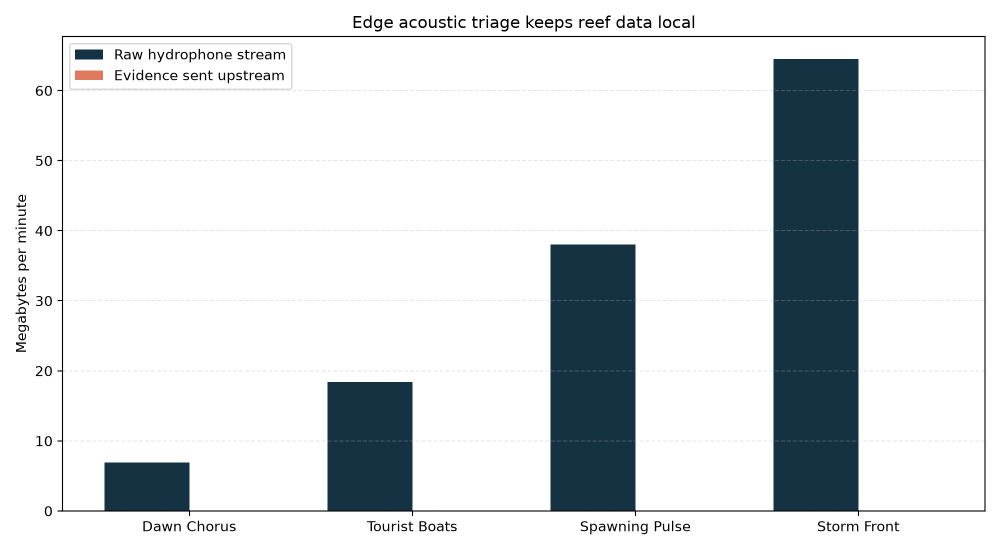
#> input picture edge_bioreef_guardian/output/bandwidth_reduction.png, 2000 x 1100 px (shown at 1/2 size); its folder holds 3 pictures in this run
$ python generate_report.py
#> lines starting #> are read from the running program, lines starting #| are printed output that depends on the picture
#!/usr/bin/env python3
"""Create the Experiment 11 submission report for Edge BioReef Guardian."""
from __future__ import annotations

import json
import textwrap
from pathlib import Path

import matplotlib

matplotlib.use("Agg")
import matplotlib.image as mpimg
import matplotlib.pyplot as plt
from matplotlib.backends.backend_pdf import PdfPages


ROOT = Path(__file__).resolve().parent
OUTPUT = ROOT / "output"
REPORT = ROOT.parent / "5023146_SamuelR.pdf"
NAVY = "black"
CORAL = "black"
GOLD = "black"
INK = "black"
MUTED = "black"


def load_results() -> list[dict]:
    return json.loads((OUTPUT / "reef_guardian_summary.json").read_text(encoding="utf-8"))
#> (reads edge_bioreef_guardian/output/reef_guardian_summary.json from the repository)


def new_page(title: str, subtitle: str | None = None):
    fig = plt.figure(figsize=(8.27, 11.69), facecolor="white")
    fig.text(0.10, 0.95, title, fontsize=16, weight="bold", color="black")
    return fig


def page(title: str, page_number: int):
    fig = plt.figure(figsize=(8.27, 11.69), facecolor="white")
    fig.text(0.10, 0.95, title, fontsize=16, weight="bold", color="black")
    footer(fig, page_number)
    return fig


def footer(fig, page: int):
    fig.text(0.10, 0.035, "Experiment 11 | 5023146 Samuel R | Page {}".format(page), fontsize=8, color="black")
    fig.text(0.92, 0.035, str(page), fontsize=7, color=MUTED, ha="right")


def paragraph(fig, x: float, y: float, text: str, width: int = 88, size: float = 10):
    lines = textwrap.wrap(text, width=width)
    fig.text(x, y, "\n".join(lines), va="top", fontsize=size, color="black", linespacing=1.35)
    return y - 0.021 * len(lines) - 0.014


def bullet_list(fig, x: float, y: float, items: list[str], width: int = 82):
#> called with x = 0.08, y = 0.671, width = 82
    for item in items:
        lines = textwrap.wrap(item, width=width - 4)
        fig.text(x, y, "-", fontsize=10, color="black", va="top")
        fig.text(x + 0.018, y, "\n".join(lines), fontsize=9.5, color=INK,
                 va="top", linespacing=1.35)
        y -= 0.027 * len(lines) + 0.012
    return y


def section(fig, x: float, y: float, heading: str, body: str):
    fig.text(x, y, heading, fontsize=12, weight="bold", color=CORAL, va="top")
    return paragraph(fig, x, y - 0.027, body, width=86, size=9.5)


def cover(pdf: PdfPages, results: list[dict]):
    fig = plt.figure(figsize=(8.27, 11.69), facecolor="white")
    fig.text(0.5, 0.78, "EXPERIMENT 11", ha="center", fontsize=16, color="black")
    fig.text(0.5, 0.70, "EDGE BIOREEF GUARDIAN", ha="center", fontsize=24, weight="bold", color="black")
    fig.text(0.5, 0.64, "Latency-Aware Acoustic Monitoring at the Edge", ha="center", fontsize=13, color="black")
    fig.text(0.5, 0.49, "Project Report", ha="center", fontsize=15, color="black")
    fig.add_artist(plt.Rectangle((0.08, 0.49), 0.84, 0.004, transform=fig.transFigure, color="black"))
    fig.text(0.08, 0.42, "Submitted by", color="black", fontsize=9)
    fig.text(0.08, 0.385, "5023146 / Samuel R", color="black", fontsize=18, weight="bold")
    fig.text(0.08, 0.29, "A Python simulation of submerged hydrophones,\nedge gateways, evidence reporting, and cloud analysis.",
             color="black", fontsize=11, linespacing=1.5)
    total_raw = sum(r["raw_uplink_mb_per_min"] for r in results)
    total_reported = sum(r["reported_uplink_mb_per_min"] for r in results)
    fig.text(0.08, 0.12, f"{len(results)} operating scenarios   |   {total_raw:.2f} MB/min raw stream\n"
                          f"{total_reported:.4f} MB/min reported evidence   |   50–55 ms local alerting",
             color="black", fontsize=10, linespacing=1.6)
    pdf.savefig(fig, bbox_inches="tight")
    plt.close(fig)


def overview(pdf: PdfPages):
    fig = page("1. Introduction", 2)
    y = 0.82
    y = section(fig, 0.08, y, "Aim", "To implement and evaluate an edge-first acoustic monitoring system that classifies hydrophone frames locally, fuses corroborating detections at nearby gateways, raises rapid reef alerts, and forwards only compact evidence to the cloud.")
    y -= 0.015
    fig.text(0.08, y, "Objectives", fontsize=12, weight="bold", color=CORAL, va="top")
    y -= 0.03
    y = bullet_list(fig, 0.08, y, [
        "Simulate four reef soundscape conditions: Dawn Chorus, Tourist Boats, Spawning Pulse, and Storm Front.",
        "Model hydrophone frame rates, gateway capacity, environmental noise, event rates, and cloud round-trip delay.",
        "Classify every frame at the edge and fuse candidate clips into confirmed alerts with recall and precision metrics.",
        "Compare local alert latency with a cloud-only path and measure the reduction in upstream bandwidth.",
        "Quantify gateway utilization and radio energy used to report evidence instead of raw audio.",
        "Visualize traffic reduction, alert response, fusion quality, local load, and reporting energy.",
    ])
    fig.text(0.08, y - 0.01, "Requirements", fontsize=12, weight="bold", color=CORAL, va="top")
    y -= 0.045
    req = [["Hardware", "Computer or laptop; minimum 4 GB RAM; no additional edge hardware required."],
           ["Software", "Python 3.x; VS Code, Notepad, or another Python editor; terminal or command prompt."],
           ["Libraries", "matplotlib >= 3.8 and numpy >= 1.26. Python built-ins: json and pathlib."],
           ["Execution", "python3 run_simulation.py from the edge_bioreef_guardian directory."]]
    table = fig.add_axes([0.08, y - 0.18, 0.84, 0.18])
    table.axis("off")
    cells = table.table(cellText=req, colLabels=["Category", "Specification"], loc="center",
                        cellLoc="left", colWidths=[0.18, 0.82])
    cells.auto_set_font_size(False)
    cells.set_fontsize(8.5)
    cells.scale(1, 1.65)
    for (row, col), cell in cells.get_celld().items():
        cell.set_edgecolor("#d6dfe2")
        cell.set_facecolor(NAVY if row == 0 else "#f5f8f8")
        cell.get_text().set_color("white" if row == 0 else INK)
        if row == 0:
            cell.get_text().set_weight("bold")
    footer(fig, 2)
    pdf.savefig(fig, bbox_inches="tight")
    plt.close(fig)


def theory_method(pdf: PdfPages):
    fig = new_page("Theory and implementation", "Why local acoustic triage is useful")
    y = 0.82
    y = section(fig, 0.08, y, "Theory", "Edge computing places computation close to the data source. In this experiment, submerged hydrophones continuously observe reef soundscapes. Local gateways classify frames and combine nearby detections, so urgent alerts do not wait for a distant cloud round trip. The cloud remains useful for long-term ecological analysis, but only short evidence clips and event metadata cross the uplink.")
    y -= 0.01
    y = section(fig, 0.08, y, "Simulation method", "For each one-minute scenario, the program calculates the raw audio volume, gateway utilization, candidate clips caused by noise, confirmed events after fusion, false alerts, local alert latency, cloud-only latency, bandwidth reduction, detection recall, alert precision, and radio energy. The same formula is applied consistently across all four environments.")
    y -= 0.01
    fig.text(0.08, y, "Important code snippets", fontsize=12, weight="bold", color=CORAL, va="top")
    snippets = [
        ("A. Local classification and fusion", "frames = sound_frames_per_sec * 60\ncandidate_clips = frames * 0.000012 * noise_factor\nconfirmed_events = true_events * (0.985 - 0.025 * noise_factor)"),
        ("B. Edge versus cloud latency", "edge_latency = 24 + 36 * edge_utilization + 3 * noise_factor\ncloud_only_latency = cloud_rtt_ms + 42 + (candidate_clips / frames) * 1000\nalert_latency = edge_latency + 18"),
        ("C. Evidence-only reporting", "cloud_frames = candidate_clips * 0.16 + fused_alerts\ncloud_bytes = cloud_frames * EVENT_PACKET_BYTES\nbandwidth_reduction = 100 * (1 - cloud_bytes / raw_bytes)"),
    ]
    y -= 0.04
    for heading, code in snippets:
        fig.text(0.08, y, heading, fontsize=9, weight="bold", color=NAVY, va="top")
        fig.text(0.08, y - 0.023, code, fontsize=8, family="monospace", color=INK,
                 va="top", linespacing=1.35,
                 bbox={"boxstyle": "round,pad=0.45", "facecolor": "#f2f6f6", "edgecolor": "#d6dfe2"})
        y -= 0.105
    footer(fig, 3)
    pdf.savefig(fig, bbox_inches="tight")
    plt.close(fig)


def results_page(pdf: PdfPages, results: list[dict]):
    fig = page("3. Results", 4)
    headers = ["Scenario", "Hydrophones", "Raw MB/min", "Evidence MB/min", "Saved", "Edge alert", "Cloud-only", "Recall", "Precision"]
    rows = [[r["name"], r["hydrophones"], f'{r["raw_uplink_mb_per_min"]:.2f}',
             f'{r["reported_uplink_mb_per_min"]:.4f}', f'{r["bandwidth_reduction_percent"]:.3f}%',
             f'{r["edge_alert_latency_ms"]:.2f} ms', f'{r["cloud_only_latency_ms"]:.2f} ms',
             f'{r["detection_recall_percent"]:.2f}%', f'{r["alert_precision_percent"]:.2f}%'] for r in results]
    table = fig.add_axes([0.055, 0.60, 0.89, 0.22])
    table.axis("off")
    cells = table.table(cellText=rows, colLabels=headers, loc="center", cellLoc="center",
                        colWidths=[0.16, 0.10, 0.11, 0.13, 0.11, 0.11, 0.12, 0.08, 0.08])
    cells.auto_set_font_size(False)
    cells.set_fontsize(7.2)
    cells.scale(1, 2.0)
    for (row, col), cell in cells.get_celld().items():
        cell.set_edgecolor("#d6dfe2")
        cell.set_facecolor(NAVY if row == 0 else ("#f5f8f8" if row % 2 else "#ffffff"))
        cell.get_text().set_color("white" if row == 0 else INK)
        if row == 0:
            cell.get_text().set_weight("bold")
    fig.text(0.08, 0.54, "Key findings", fontsize=12, weight="bold", color=CORAL)
    bullet_list(fig, 0.08, 0.505, [
        "The system classifies 100% of incoming frames at the edge in every scenario; only compact evidence is reported upstream.",
        "Bandwidth reduction is effectively 99.997–99.998%, from 6.91–64.51 MB/min of raw audio to 0.0002–0.0013 MB/min of evidence.",
        "Local alerts remain between 50.00 and 54.90 ms, well below the 150 ms response target.",
        "Cloud-only alert latency grows from 227.01 ms at dawn to 472.03 ms during the storm, showing why urgent decisions stay local.",
        "Storm noise lowers precision to 78.13% and recall to 93.00%, exposing the principal quality trade-off in the model.",
    ], width=84)
    footer(fig, 4)
    pdf.savefig(fig, bbox_inches="tight")
    plt.close(fig)


def graph_page(pdf: PdfPages, filename: str, title: str, interpretation: str, page_number: int):
#> called with filename = 'bandwidth_reduction.png', title = 'Graph 1: bandwidth reduction', page_number = 5
    fig = page(f"4.{page_number - 4} {title}", page_number)
    image = mpimg.imread(OUTPUT / filename)
#> image is the input picture: shape (1100, 2000, 4) float32; mean R, G, B, A 0.863, 0.879, 0.882, 1
    ax = fig.add_axes([0.08, 0.34, 0.84, 0.49])
    ax.imshow(image)
    ax.axis("off")
    fig.text(0.08, 0.26, "Interpretation", fontsize=12, weight="bold", color=CORAL)
    paragraph(fig, 0.08, 0.225, interpretation, width=88, size=10)
#> call 2 of graph_page, with filename = 'latency_and_quality.png', page_number = 6
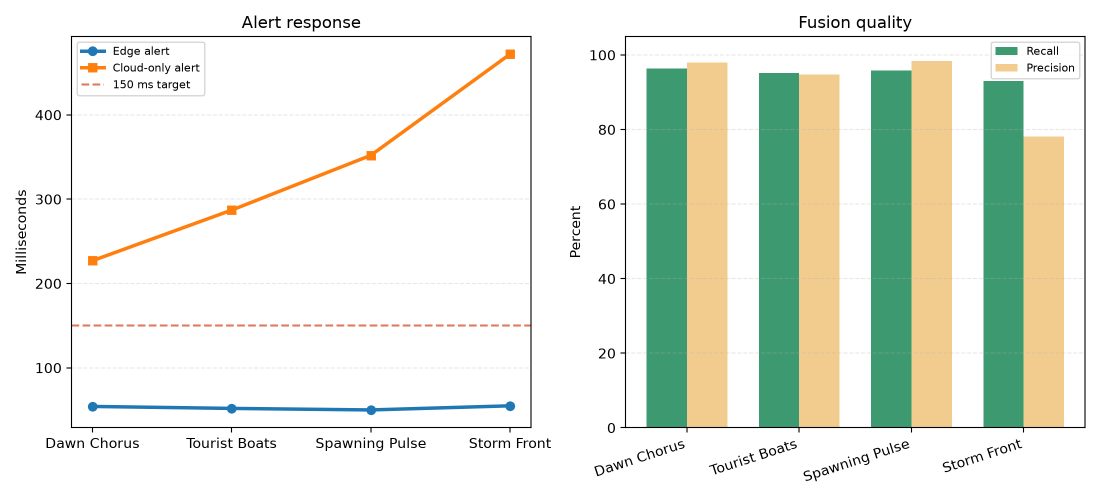
#> input picture edge_bioreef_guardian/output/latency_and_quality.png, 2200 x 1000 px (shown at 1/2 size)
#> in graph_page, image is the input picture: shape (1000, 2200, 4) float32; mean R, G, B, A 0.899, 0.918, 0.876, 1
#> call 3 of graph_page, with filename = 'load_and_energy.png', title = 'Graph 3: local load and reporting energy', page_number = 7
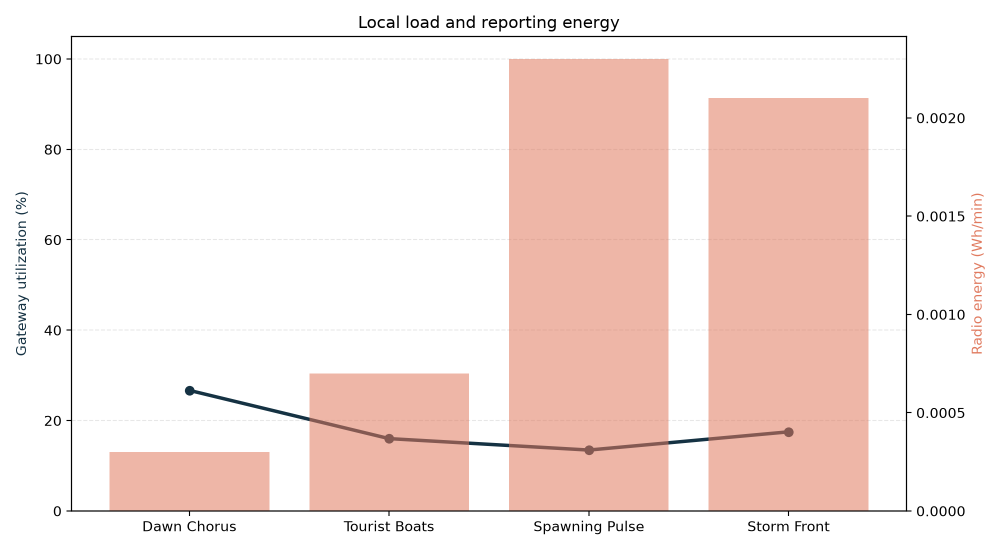
#> input picture edge_bioreef_guardian/output/load_and_energy.png, 2000 x 1100 px (shown at 1/2 size)
#> in graph_page, image is the input picture: shape (1100, 2000, 4) float32; mean R, G, B, A 0.954, 0.902, 0.871, 1
    footer(fig, page_number)
    pdf.savefig(fig, bbox_inches="tight")
    plt.close(fig)


def conclusion(pdf: PdfPages):
    fig = page("8. Conclusion", 8)
    y = 0.82
    y = section(fig, 0.08, y, "Result", "The Edge BioReef Guardian successfully keeps the urgent acoustic monitoring loop local. Across Dawn Chorus, Tourist Boats, Spawning Pulse, and Storm Front, all hydrophone frames are classified at the edge while only tiny evidence reports reach the cloud. The design reduces upstream traffic by approximately 99.997–99.998% and delivers alerts in about 50–55 ms. Cloud-only response is substantially slower, reaching 472.03 ms in the storm scenario.")
    y -= 0.01
    y = section(fig, 0.08, y, "Conclusion", "The experiment demonstrates that distributed acoustic evidence fusion is a strong edge-computing use case. Local processing protects response time and dramatically reduces communication cost. Fusion maintains high recall and precision in ordinary conditions, while the storm case shows that environmental noise remains a meaningful limitation. A practical next step would be adaptive thresholds or a noise-aware fusion model for severe weather.")
    y -= 0.02
    fig.text(0.08, y, "Final assessment", fontsize=12, weight="bold", color=CORAL)
    y -= 0.04
    metrics = [("Raw traffic retained locally", "99.997–99.998%"), ("Fastest local alert", "50.00 ms"),
               ("Slowest local alert", "54.90 ms"), ("Worst precision under noise", "78.13%"),
               ("Worst recall under noise", "93.00%")]
    for label, value in metrics:
        fig.text(0.10, y, label, fontsize=10, color=INK)
        fig.text(0.87, y, value, fontsize=10, color=NAVY, weight="bold", ha="right")
        fig.lines.append(plt.Line2D([0.10, 0.87], [y - 0.012, y - 0.012], color="#d6dfe2", linewidth=0.7))
        y -= 0.045
    fig.text(0.08, 0.12, "Source files: edge_bioreef_guardian/run_simulation.py, output/reef_guardian_summary.json, and generated PNG figures.", fontsize=8, color=MUTED)
    footer(fig, 8)
    pdf.savefig(fig, bbox_inches="tight")
    plt.close(fig)


def main() -> None:
    results = load_results()
    with PdfPages(REPORT) as pdf:
        cover(pdf, results)
        overview(pdf)
        theory_method(pdf)
        results_page(pdf, results)
        graph_page(pdf, "bandwidth_reduction.png", "Graph 1: bandwidth reduction", "The raw hydrophone stream increases with the number of sensors and sound frames, reaching 64.51 MB/min during the storm. The evidence stream remains almost invisible by comparison because local gateways forward only candidate clips and fused alert metadata.", 5)
        graph_page(pdf, "latency_and_quality.png", "Graph 2: alert latency and fusion quality", "Local alerting remains below the 150 ms target in all four scenarios. The cloud-only path is slower because it includes the scenario-specific round trip. Recall stays above 93%, while storm noise causes the largest precision decline.", 6)
        graph_page(pdf, "load_and_energy.png", "Graph 3: local load and reporting energy", "Gateway utilization is highest at Dawn Chorus because its scenario capacity is relatively smaller, while radio energy stays extremely low because the gateway reports evidence rather than raw audio. The storm has the largest local processing energy due to its frame volume.", 7)
        conclusion(pdf)
    print(f"Created {REPORT}")


if __name__ == "__main__":
    main()
